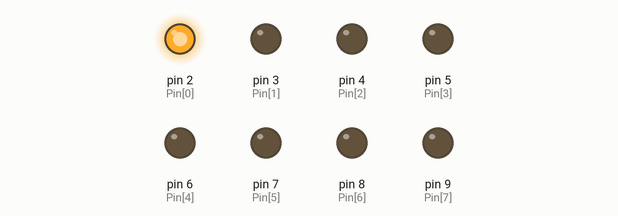
The sketch below on a simulated Arduino Uno, built with avr-gcc and run on an emulated ATmega328P. On the bench: output pins drawn as LEDs (lit = HIGH).

Above: at 0.2 s.
At 1.2 s:
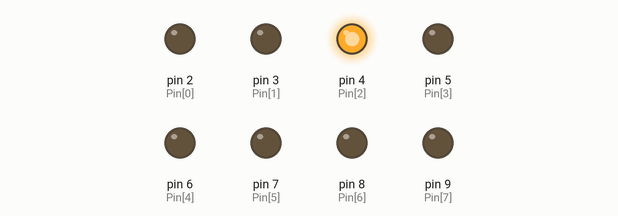
At 2.2 s:
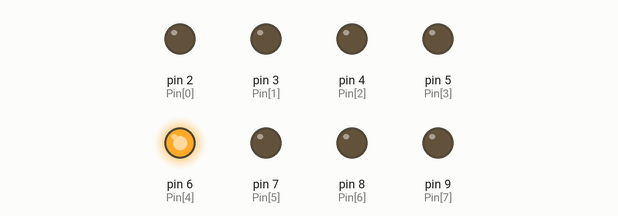
At 4.2 s:
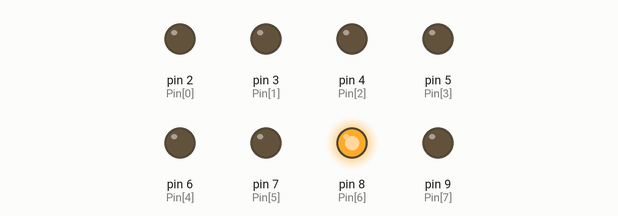
At 6.7 s:
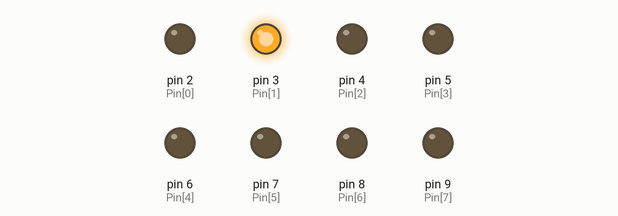
At 8.7 s:
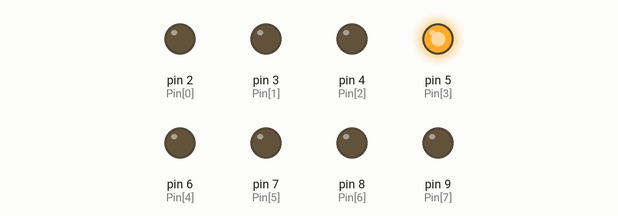
Timing chart, 0 to 9.1 s (numbered marks = the images above):
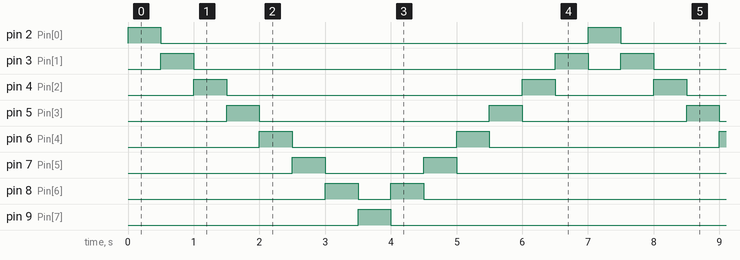

Measured:
- by itself, pin 2 (Pin[0]), pin 9 (Pin[7]): alternates HIGH for 0.50 s and LOW for 6.5 s
- by itself, pin 3 (Pin[1]): repeats every 7.0 s: LOW 5.5 s, HIGH 0.50 s, LOW 0.50 s, HIGH 0.50 s
- by itself, pin 4 (Pin[2]): repeats every 7.0 s: LOW 4.5 s, HIGH 0.50 s, LOW 1.5 s, HIGH 0.50 s
- by itself, pin 5 (Pin[3]): repeats every 7.0 s: LOW 3.5 s, HIGH 0.50 s, LOW 2.5 s, HIGH 0.50 s
- by itself, pin 6 (Pin[4]): repeats every 7.0 s: LOW 2.5 s, HIGH 0.50 s, LOW 3.5 s, HIGH 0.50 s
- by itself, pin 7 (Pin[5]): repeats every 7.0 s: LOW 1.5 s, HIGH 0.50 s, LOW 4.5 s, HIGH 0.50 s
- by itself, pin 8 (Pin[6]): repeats every 7.0 s: LOW 0.50 s, HIGH 0.50 s, LOW 5.5 s, HIGH 0.50 s

The sketch:

sketch_apr13a.ino
```cpp
byte Pin[] = {2,3,4,5,6,7,8,9};
byte Pin_num = sizeof(Pin) / sizeof(byte);
int i = 2;

void setup() {
  for(int j = 0; j<Pin_num; j++) {
    pinMode(Pin[j], OUTPUT);
  }
}

void loop() {
  if(i==9) {
    while(1) {
      if(i==2) {
        break;
      }
      digitalWrite(Pin[i-2], HIGH);
      delay(500);
      digitalWrite(Pin[i-2], LOW);
      i--;
    }
  }
  if(i==2){
    while(1) {
      if(i==9) {
        break;
      }
      digitalWrite(Pin[i-2],HIGH);
      delay(500);
      digitalWrite(Pin[i-2], LOW);
      i++;
    }
  }
}
```
